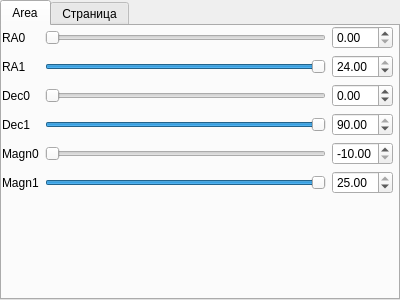
<?xml version="1.0" encoding="UTF-8"?>
<ui version="4.0">
 <class>settWindow</class>
 <widget class="QTabWidget" name="settWindow">
  <property name="geometry">
   <rect>
    <x>0</x>
    <y>0</y>
    <width>400</width>
    <height>300</height>
   </rect>
  </property>
  <property name="windowTitle">
   <string>TabWidget</string>
  </property>
  <property name="currentIndex">
   <number>0</number>
  </property>
  <widget class="QWidget" name="general">
   <attribute name="title">
    <string>Area</string>
   </attribute>
   <widget class="QWidget" name="gridLayoutWidget">
    <property name="geometry">
     <rect>
      <x>0</x>
      <y>0</y>
      <width>391</width>
      <height>261</height>
     </rect>
    </property>
    <layout class="QGridLayout" name="gridLayout_2">
     <item row="3" column="1">
      <widget class="QSlider" name="dec1Slider">
       <property name="minimum">
        <number>-90</number>
       </property>
       <property name="maximum">
        <number>90</number>
       </property>
       <property name="value">
        <number>90</number>
       </property>
       <property name="orientation">
        <enum>Qt::Horizontal</enum>
       </property>
      </widget>
     </item>
     <item row="3" column="0">
      <widget class="QLabel" name="label_4">
       <property name="text">
        <string>Dec1</string>
       </property>
      </widget>
     </item>
     <item row="6" column="1">
      <spacer name="verticalSpacer">
       <property name="orientation">
        <enum>Qt::Vertical</enum>
       </property>
       <property name="sizeHint" stdset="0">
        <size>
         <width>20</width>
         <height>40</height>
        </size>
       </property>
      </spacer>
     </item>
     <item row="1" column="1">
      <widget class="QSlider" name="ra1Slider">
       <property name="maximum">
        <number>24</number>
       </property>
       <property name="singleStep">
        <number>1</number>
       </property>
       <property name="pageStep">
        <number>3</number>
       </property>
       <property name="value">
        <number>24</number>
       </property>
       <property name="orientation">
        <enum>Qt::Horizontal</enum>
       </property>
      </widget>
     </item>
     <item row="3" column="2">
      <widget class="QDoubleSpinBox" name="dec1SpinBox">
       <property name="minimum">
        <double>-90.000000000000000</double>
       </property>
       <property name="maximum">
        <double>90.000000000000000</double>
       </property>
       <property name="value">
        <double>90.000000000000000</double>
       </property>
      </widget>
     </item>
     <item row="0" column="0">
      <widget class="QLabel" name="label">
       <property name="text">
        <string>RA0</string>
       </property>
      </widget>
     </item>
     <item row="1" column="2">
      <widget class="QDoubleSpinBox" name="ra1SpinBox">
       <property name="maximum">
        <double>24.000000000000000</double>
       </property>
       <property name="singleStep">
        <double>0.500000000000000</double>
       </property>
       <property name="value">
        <double>24.000000000000000</double>
       </property>
      </widget>
     </item>
     <item row="0" column="1">
      <widget class="QSlider" name="ra0Slider">
       <property name="maximum">
        <number>24</number>
       </property>
       <property name="singleStep">
        <number>1</number>
       </property>
       <property name="pageStep">
        <number>3</number>
       </property>
       <property name="orientation">
        <enum>Qt::Horizontal</enum>
       </property>
      </widget>
     </item>
     <item row="0" column="2">
      <widget class="QDoubleSpinBox" name="ra0SpinBox">
       <property name="maximum">
        <double>24.000000000000000</double>
       </property>
       <property name="singleStep">
        <double>0.500000000000000</double>
       </property>
      </widget>
     </item>
     <item row="2" column="2">
      <widget class="QDoubleSpinBox" name="dec0SpinBox">
       <property name="minimum">
        <double>-90.000000000000000</double>
       </property>
       <property name="maximum">
        <double>90.000000000000000</double>
       </property>
      </widget>
     </item>
     <item row="4" column="0">
      <widget class="QLabel" name="label_5">
       <property name="text">
        <string>Magn0</string>
       </property>
      </widget>
     </item>
     <item row="1" column="0">
      <widget class="QLabel" name="label_2">
       <property name="text">
        <string>RA1</string>
       </property>
      </widget>
     </item>
     <item row="2" column="1">
      <widget class="QSlider" name="dec0Slider">
       <property name="minimum">
        <number>-90</number>
       </property>
       <property name="maximum">
        <number>90</number>
       </property>
       <property name="value">
        <number>-90</number>
       </property>
       <property name="orientation">
        <enum>Qt::Horizontal</enum>
       </property>
      </widget>
     </item>
     <item row="2" column="0">
      <widget class="QLabel" name="label_3">
       <property name="text">
        <string>Dec0</string>
       </property>
      </widget>
     </item>
     <item row="4" column="1">
      <widget class="QSlider" name="magn0Slider">
       <property name="minimum">
        <number>-10</number>
       </property>
       <property name="maximum">
        <number>25</number>
       </property>
       <property name="value">
        <number>-10</number>
       </property>
       <property name="orientation">
        <enum>Qt::Horizontal</enum>
       </property>
      </widget>
     </item>
     <item row="4" column="2">
      <widget class="QDoubleSpinBox" name="magn0SpinBox">
       <property name="minimum">
        <double>-10.000000000000000</double>
       </property>
       <property name="maximum">
        <double>25.000000000000000</double>
       </property>
       <property name="value">
        <double>-10.000000000000000</double>
       </property>
      </widget>
     </item>
     <item row="5" column="0">
      <widget class="QLabel" name="label_6">
       <property name="text">
        <string>Magn1</string>
       </property>
      </widget>
     </item>
     <item row="5" column="1">
      <widget class="QSlider" name="magn1Slider">
       <property name="minimum">
        <number>-10</number>
       </property>
       <property name="maximum">
        <number>25</number>
       </property>
       <property name="value">
        <number>25</number>
       </property>
       <property name="orientation">
        <enum>Qt::Horizontal</enum>
       </property>
      </widget>
     </item>
     <item row="5" column="2">
      <widget class="QDoubleSpinBox" name="magn1SpinBox">
       <property name="minimum">
        <double>-10.000000000000000</double>
       </property>
       <property name="maximum">
        <double>25.000000000000000</double>
       </property>
       <property name="value">
        <double>25.000000000000000</double>
       </property>
      </widget>
     </item>
    </layout>
   </widget>
  </widget>
  <widget class="QWidget" name="tab">
   <attribute name="title">
    <string>Страница</string>
   </attribute>
  </widget>
 </widget>
 <resources/>
 <connections/>
</ui>
